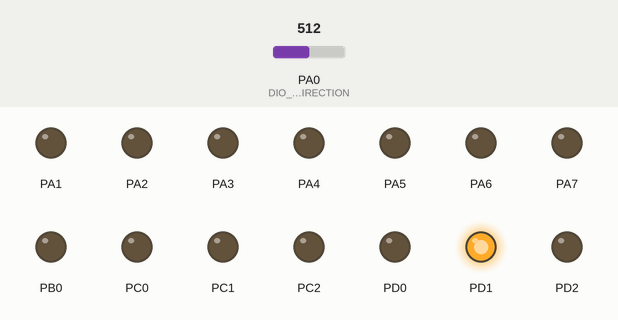
Simulated run of this program. Board: ATmega32, built with avr-gcc and emulated at 1 MHz. On the bench: output pins drawn as LEDs (lit = HIGH). The test bench sets the inputs (shaded band); at power-on: PA0 (DIO_u8PIN_0_DIRECTION) = 512.

Above: at 1.2 s.
1.3 s: PA0 (DIO_u8PIN_0_DIRECTION) set to 603
2.8 s: PA0 (DIO_u8PIN_0_DIRECTION) set to 633
At 3.4 s:
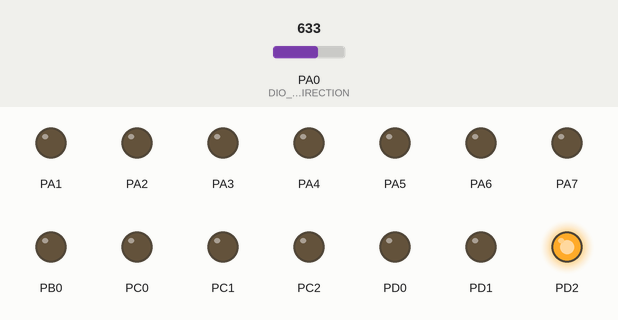
4.3 s: PA0 (DIO_u8PIN_0_DIRECTION) set to 122
At 4.6 s:
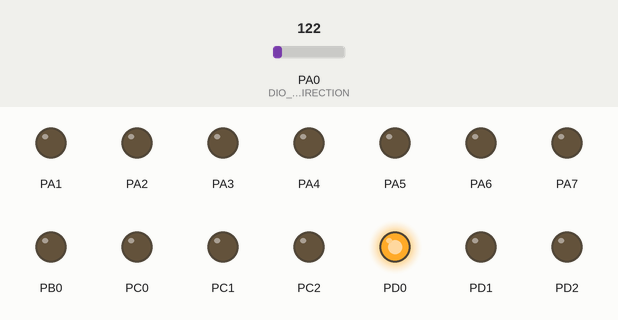
5.8 s: PA0 (DIO_u8PIN_0_DIRECTION) set to 195
7.3 s: PA0 (DIO_u8PIN_0_DIRECTION) set to 218
At 8.1 s:
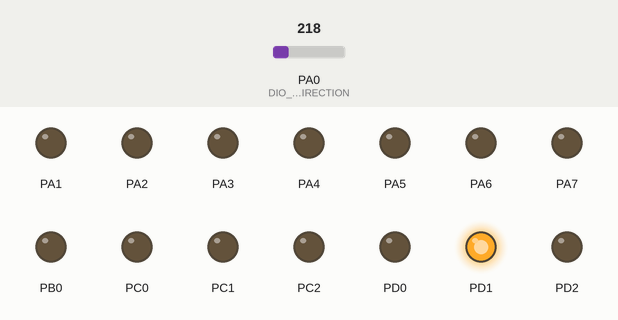
8.8 s: PA0 (DIO_u8PIN_0_DIRECTION) set to 101
At 9.2 s:
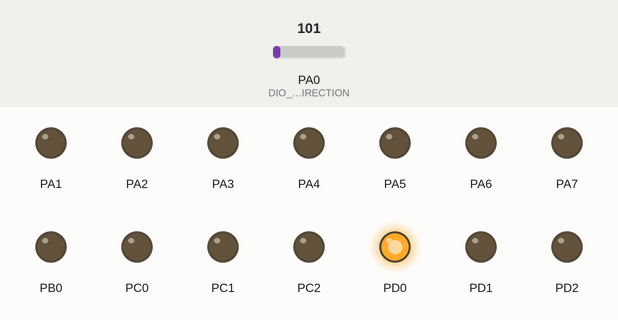
Timing chart, 0 to 11.3 s (numbered marks = the images above; inputs shaded):
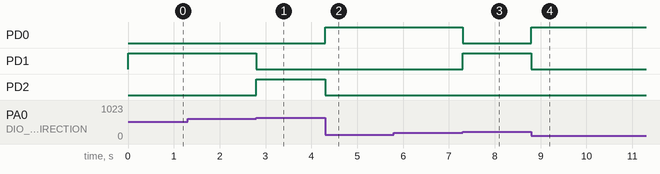

The program:

main.c
```c
/*
 * main.c
 *
 *  Created on: Mar 9, 2017
 *      Author: Russel
 */
#include "std_types.h"
#include "utils.h"
#include "DIO_Interface.h"
#include "DIO_Private.h"
#include "ADC_interface.h"
#include "ADC_private.h"
#include "delay_ms.h"
#define LED_ZERO 1
#define LED_ONE 3
#define RESISTANCE 300


u8 LDR_u8Value(pu8 LDR_pu8CopyResValue)
{

u8 Local_u8Temp,Local_u8ADC_Value;

ADC_u8ReadADC_Value(ZERO,&Local_u8ADC_Value);
Local_u8Temp=(((VREF-Local_u8ADC_Value)*RESISTANCE)/Local_u8ADC_Value);
*LDR_pu8CopyResValue=Local_u8Temp;
/*
 * The Equation for the LDR_Resistance
 * http://www.petervis.com/electronics%20guides/calculators/LDR/LDR.html
 * */

}


void main (void)
{

u8 MAIN_u8LocalADC_Analog_Value=ZERO;
DIO_voidInitialize();
ADC_u8Init();
while (TRUE)
{
ADC_u8ReadADC_Value(ZERO,&MAIN_u8LocalADC_Analog_Value);
if (MAIN_u8LocalADC_Analog_Value < 1)
{

	DIO_u8SetPinValue(PIN_24,DIO_HIGH);
	DIO_u8SetPinValue(PIN_25,DIO_LOW);
	DIO_u8SetPinValue(PIN_26,DIO_LOW);
}
else if (MAIN_u8LocalADC_Analog_Value >=1 && MAIN_u8LocalADC_Analog_Value<3)
{
	DIO_u8SetPinValue(PIN_24,DIO_LOW);
	DIO_u8SetPinValue(PIN_25,DIO_HIGH);
	DIO_u8SetPinValue(PIN_26,DIO_LOW);

}
else
{
	DIO_u8SetPinValue(PIN_24,DIO_LOW);
	DIO_u8SetPinValue(PIN_25,DIO_LOW);
	DIO_u8SetPinValue(PIN_26,DIO_HIGH);

}

}


return ;
}
```

ADC_interface.h
```c
/*
 * ADC_interface.h
 *
 *  Created on: Mar 8, 2017
 *      Author: Russel
 */

#ifndef ADC_INTERFACE_H_
#define ADC_INTERFACE_H_

#define ADC_CHANNEL_LIMITATION 0x07

#define VREF 5
#define RESOLUTION 256

u8 ADC_u8Init(void);
u8 ADC_u8ReadADC_Value(u8 ADC_u8Channel,pu8 ADC_pu8CopyReturnValue);
#endif /* ADC_INTERFACE_H_ */
```

ADC_prog.c
```c
/*
 * ADC_prog.c
 *
 *  Created on: Mar 8, 2017
 *      Author: Russel
 */
#include "std_types.h"
#include "utils.h"
#include "DIO_Interface.h"
#include "DIO_Private.h"
#include "ADC_interface.h"
#include "ADC_config.h"
#include "ADC_private.h"
u8 ADC_u8Init(void)
{

ADMUX|=ADC_REGISTER_VALUE(REFS1_STATUS,REFS0_STATUS,
				ADLAR_STATUS,MUX4_STATUS,MUX3_STATUS,MUX2_STATUS,MUX1_STATUS,MUX0_STATUS);
ADCSRA|=ADC_REGISTER_VALUE(ADEN_STATUS,ADSC_STATUS,ADATE_STATUS, ADIF_STATUS,
				ADIE_STATUS, ADPS2_STATUS, ADPS1_STATUS, ADPS0_STATUS);

//SREG|=(GLOBAL_INTERRUPT_STATUS<<GLOBAL_INTERRUPT);


	return OK;

}

u8 ADC_u8ReadADC_Value(u8 ADC_u8CopyChannel,pu8 ADC_pu8CopyReturnValue)
{
	u8 Local_u8Temp=ZERO;
	//Start `Conversion
	setBit(ADCSRA,ADSC);

	//check on the End of conversion flag
	while(getBit(ADCSRA,ADIF) == 0){}
	//clear the conversion flag by writing one on it
	clrBit(ADCSRA,ADIF);
	Local_u8Temp|=ADCH;
	Local_u8Temp=((Local_u8Temp*VREF*FIXED_POINT)/RESOLUTION);
    *ADC_pu8CopyReturnValue=Local_u8Temp;
return OK;
}
```

delay_ms.c
```c
/*
 * Delay.c
 *
 *  Created on: Dec 13, 2016
 *      Author: Russel
 */
#include "delay_ms.h"

void delay_ms(u32 delay_Value){
u32 counter;
while (delay_Value)
{
	//112 is the right one

	for (counter=MIN_FOR_NOP;counter<MAX__FOR_NOP;counter++)
	{
		asm ("nop");

	}

delay_Value--;
}


}
```

delay_ms.h
```c
/*
 * Delay.h
 *
 *  Created on: Dec 13, 2016
 *      Author: Russel
 */

#ifndef DELAY_MS_H_
#define DELAY_MS_H_
#include "std_types.h"
#define MIN_FOR_NOP 0
#define MAX__FOR_NOP 111

void delay_ms(u32 delay_Value);

#endif /* DELAY_MS_H_ */
```

utils.h
```c
#pragma once
#define setLow  0x0f
#define clrLow  0xf0
#define setHigh 0xf0
#define clrHigh 0x0f
#define shiftNibbleOffset 4
#define maskValueLow 0x0f
#define maskValueHigh 0xf0
#define setBit(Reg,bitNum) Reg|=(1<<bitNum)
#define clrBit(Reg,bitNum) Reg&=~(1<<bitNum)
#define toggleBit(Reg,bitNum) Reg^=(1<<bitNum)
#define getBit(Reg,bitNum)    ((Reg>>bitNum)&1)
#define setNibbleLow(Reg)   Reg|=(setLow)
#define clrNibbleLow(Reg)	Reg&=(clrLow)
#define toggleNibbleLow(Reg) Reg^=(setLow)
#define getNibbleLow(Reg)	(Reg & setLow)
#define assignNibbleLow(Reg,value) Reg=((value & maskValueLow) | (Reg & clrLow))    //still

#define setNibbleHigh(Reg) Reg|=(setHigh)
#define clrNibbleHigh(Reg) Reg&= (clrHigh)
#define toggleNibbleHigh(Reg) Reg^=(setHigh)
#define getNibbleHigh(Reg) ((Reg & setHigh) >> shiftNibbleOffset)
#define assignNibbleHigh(Reg,value) Reg=(((value) << (shiftNibbleOffset) | ((Reg) & (clrHigh)))			//still
```

ADC_config.h
```c
/*
 * ADC_config.h
 *
 *  Created on: Mar 8, 2017
 *      Author: Russel
 */

#ifndef ADC_CONFIG_H_
#define ADC_CONFIG_H_


/*
 * ADC Multiplexer Selection Register
 * */

#define REFS1_STATUS DISABLED
#define REFS0_STATUS ENABLED
#define ADLAR_STATUS ENABLED
#define MUX4_STATUS  DISABLED
#define MUX3_STATUS  DISABLED
#define MUX2_STATUS  DISABLED
#define MUX1_STATUS  DISABLED
#define MUX0_STATUS  DISABLED


/*
 * ADC Control and Status Register A
 * */

#define ADEN_STATUS   ENABLED
#define ADSC_STATUS   DISABLED
#define ADATE_STATUS DISABLED
#define ADIF_STATUS    DISABLED
#define ADIE_STATUS    DISABLED
#define ADPS2_STATUS DISABLED
#define ADPS1_STATUS DISABLED
#define ADPS0_STATUS DISABLED


#define FIXED_POINT 1

#define GLOBAL_INTERRUPT_STATUS    ENABLED


#endif /* ADC_CONFIG_H_ */
```

ADC_private.h
```c
/*
 * ADC_private.h
 *
 *  Created on: Mar 8, 2017
 *      Author: Russel
 */

#ifndef ADC_PRIVATE_H_
#define ADC_PRIVATE_H_

#define ENABLED 1
#define DISABLED 0

#define VREF 5
#define RESOLUTION 256

#define ACSR (*((volatile u8 *)0x28))
#define ADCH (*((volatile u8 *)0x25))
#define ADCL (*((volatile u8 *)0x24))


/*****************************************************/
/*
 * ADC Multiplexer Selection Register
 * */
#define ADMUX (*((volatile u8 *)0x27))
/*
 * Reference Selection Bits:-
 * choose the reference voltage :-
 * 0 0 : AREF,Internal Vref turned off
 * 0 1 : AVCC with external capacitor at AREF pin
 * 1 0 : Reserved
 * 1 1 : Internal 2.56V Voltage Reference with external capacitor at AREF pin
 *
 **/
#define REFS1 7
#define REFS0 6
/*
 * ADC Left Adjust Result :-
 * 1 : Left Adjust ADC
 * 0: Right Adjust ADC
 * */
#define ADLAR 5
/*
 * 4:0 (Analog Channel and Gain Selection Bits
 * choosing the channels from ADC0 : ADC7
 * 2^5=32 different conditions
 */
#define MUX4 4
#define MUX3 3
#define MUX2 2
#define MUX1 1
#define MUX0 0

/*******************************************************/

/*
 * ADC Control and Status Register A
 * */


#define ADCSRA (*((volatile u8 *)0x26))

/*
 *  ADC Enable
 *  */
#define ADEN   7
/*
 * SDC Start Conversion
 */
#define ADSC   6
/*
 * ADC Auto Trigger Enable
 */
#define ADATE 5
/*
 * ADC Interrupt Flag
 */
#define ADIF    4
/*
 * ADC Interrupt Enable
 */
#define ADIE    3
/*
 * 2:0(ADC Prescaler Select Bits)
 * Division Factor
 *
 * 0 0 0 :  2
 * 0 0 1 :  2
 * 0 1 0 :  4
 * 0 1 1 :  8
 * 1 0 0 : 16
 * 1 0 1 : 32
 * 1 1 0 : 64
 * 1 1 1 : 128
 */
#define ADPS2 2
#define ADPS1 1
#define ADPS0 0

/**************************************************************/
/*
 * Special Function I/O Register
 */
#define SFIOR (*((volatile u8 *)0x50))

/* 7:5(ADC Auto Trigger Source)
 *  Whenever ADATE is set to ‘1’, these bits determine the trigger source for ADC conversion.
 *  There are 8 possible trigger sources.
 */

#define ADTS2 7
#define ADTS1 6
#define ADTS0 5

#define SREG (*((u8 *)0x5F)) // GLOBAL INTERRUPT
#define GLOBAL_INTERRUPT                   7


#define ADC_REGISTER_VALUE(V0,V1,V2,V3,V4,V5,V6,V7) ADC_REGISTER_INIT_VALUE(V0,V1,V2,V3,V4,V5,V6,V7)
#define ADC_REGISTER_INIT_VALUE(V0,V1,V2,V3,V4,V5,V6,V7) 0b##V0##V1##V2##V3##V4##V5##V6##V7

#endif /* ADC_PRIVATE_H_ */
```

DIO_Config.h
```c
/*
 * Initializing.h
 *
 *  Created on: Dec 13, 2016
 *      Author: Russel
 *      Version : 2
 */

#ifndef DIO_CONFIG_H_
#define DIO_CONFIG_H_
/*
#define DIO_INPUT 0 //DIO_INPUT VALUE
#define DIO_OUTPUT 1 // DIO_OUTPUT VALUE

#define DIO_LOW 0
#define DIO_HIGH 1
*/

/****************************
 * DIRECTION  FOR PORTS  *
 * **************************/


#define DIO_u8PIN_0_DIRECTION DIO_INPUT
#define DIO_u8PIN_1_DIRECTION DIO_OUTPUT
#define DIO_u8PIN_2_DIRECTION DIO_OUTPUT
#define DIO_u8PIN_3_DIRECTION DIO_OUTPUT
#define DIO_u8PIN_4_DIRECTION DIO_OUTPUT
#define DIO_u8PIN_5_DIRECTION DIO_OUTPUT
#define DIO_u8PIN_6_DIRECTION DIO_OUTPUT
#define DIO_u8PIN_7_DIRECTION DIO_OUTPUT

#define DIO_u8PIN_8_DIRECTION  DIO_OUTPUT
#define DIO_u8PIN_9_DIRECTION  DIO_INPUT
#define DIO_u8PIN_10_DIRECTION DIO_INPUT
#define DIO_u8PIN_11_DIRECTION DIO_INPUT
#define DIO_u8PIN_12_DIRECTION DIO_INPUT
#define DIO_u8PIN_13_DIRECTION DIO_INPUT
#define DIO_u8PIN_14_DIRECTION DIO_INPUT
#define DIO_u8PIN_15_DIRECTION DIO_INPUT


#define DIO_u8PIN_16_DIRECTION DIO_OUTPUT
#define DIO_u8PIN_17_DIRECTION DIO_OUTPUT
#define DIO_u8PIN_18_DIRECTION DIO_OUTPUT
#define DIO_u8PIN_19_DIRECTION DIO_OUTPUT
#define DIO_u8PIN_20_DIRECTION DIO_OUTPUT
#define DIO_u8PIN_21_DIRECTION DIO_OUTPUT
#define DIO_u8PIN_22_DIRECTION DIO_OUTPUT
#define DIO_u8PIN_23_DIRECTION DIO_OUTPUT


#define DIO_u8PIN_24_DIRECTION DIO_OUTPUT
#define DIO_u8PIN_25_DIRECTION DIO_OUTPUT
#define DIO_u8PIN_26_DIRECTION DIO_OUTPUT
#define DIO_u8PIN_27_DIRECTION DIO_OUTPUT
#define DIO_u8PIN_28_DIRECTION DIO_OUTPUT
#define DIO_u8PIN_29_DIRECTION DIO_OUTPUT
#define DIO_u8PIN_30_DIRECTION DIO_OUTPUT
#define DIO_u8PIN_31_DIRECTION DIO_OUTPUT

/****************************
 * INITIAL VALUES FOR PORTS *
 * **************************/


//PORT A INITIAL VALUES
#define DIO_u8PIN_0_INITIAL DIO_LOW
#define DIO_u8PIN_1_INITIAL DIO_LOW
#define DIO_u8PIN_2_INITIAL DIO_LOW
#define DIO_u8PIN_3_INITIAL DIO_LOW
#define DIO_u8PIN_4_INITIAL DIO_LOW
#define DIO_u8PIN_5_INITIAL DIO_LOW
#define DIO_u8PIN_6_INITIAL DIO_LOW
#define DIO_u8PIN_7_INITIAL DIO_LOW


//PORT B INITIAL VALUES
#define DIO_u8PIN_8_INITIAL  DIO_LOW
#define DIO_u8PIN_9_INITIAL  DIO_LOW
#define DIO_u8PIN_10_INITIAL DIO_LOW
#define DIO_u8PIN_11_INITIAL DIO_LOW
#define DIO_u8PIN_12_INITIAL DIO_LOW
#define DIO_u8PIN_13_INITIAL DIO_LOW
#define DIO_u8PIN_14_INITIAL DIO_LOW
#define DIO_u8PIN_15_INITIAL DIO_LOW


//PORT C INITIAL VALUES
#define DIO_u8PIN_16_INITIAL DIO_LOW
#define DIO_u8PIN_17_INITIAL DIO_LOW
#define DIO_u8PIN_18_INITIAL DIO_LOW
#define DIO_u8PIN_19_INITIAL DIO_LOW
#define DIO_u8PIN_20_INITIAL DIO_LOW
#define DIO_u8PIN_21_INITIAL DIO_LOW
#define DIO_u8PIN_22_INITIAL DIO_LOW
#define DIO_u8PIN_23_INITIAL DIO_LOW

//PORT D INITIAL VALUES
#define DIO_u8PIN_24_INITIAL DIO_LOW
#define DIO_u8PIN_25_INITIAL DIO_LOW
#define DIO_u8PIN_26_INITIAL DIO_LOW
#define DIO_u8PIN_27_INITIAL DIO_LOW
#define DIO_u8PIN_28_INITIAL DIO_LOW
#define DIO_u8PIN_29_INITIAL DIO_LOW
#define DIO_u8PIN_30_INITIAL DIO_LOW
#define DIO_u8PIN_31_INITIAL DIO_LOW


#endif /* DIO_CONFIG_H_ */
```

DIO_Interface.h
```c
/*
 * DIO_Interface.h
 *
 *  Created on: Dec 21, 2016
 *      Author: Russel
 *      Version : 2
 *
 */

#ifndef DIO_INTERFACE_H_
#define DIO_INTERFACE_H_


void DIO_voidInitialize(void);

/* **************************************************************************************************************
 *																												*
 * "DIO_u8SetPortDirection"																					    *
 *   																											*
 * 		-FUNCTION RESPOSIBLE FOR SETTING THE DIRECTION OF A SPECIFIC DATA DIRECTION REGISTER 					*
 * 	TAKES:																										*
 * 		-IT TAKES THE ADDRESS OF THE REQUIRED DATA DIRECTION REGISTER 											*
 * 		-IT TAKES THE DIRECTION THAT WE WANT TO ASSIGN TO THE PREVIOUS DDR										*
 * 	RETURNS:																									*
 * 		-IT RETURNS AN INDICATION OF THE SUCCESS OF THE OPERATION 												*
 * 			-IF THE OPERATION PERFORMED SUCCESSFULLY IT WILL RETURN VALUE OF '0'								*
 * 			-IF THE OPERATION HAD ANY TROUBLE FOR ANY REASON IT WILL RETURN VALUE OF '1'						*
 * 																												*
 * 	NOTE **:-																									*
 * 		IT IS PREFERED TO CHECK THE VALUE OF THE INDICATOR BEFORE PROCEEDING IN YOUR CODE						*
 * 																												*
 * 																												*
 * **************************************************************************************************************/
u8 DIO_u8SetPortDirection(pu8 Copy_pu8DDR , u8 Copy_u8Direction);


/* **************************************************************************************************************
 *																												*
 * "DIO_u8SetPinDirection"																					    *
 *   																											*
 * 		-FUNCTION RESPOSIBLE FOR SETTING THE DIRECTION OF A SPECIFIC PIN IN A  SPECIFIC DATA DIRECTION REGISTER *
 * 	TAKES:																										*
 * 		-IT TAKES THE ADDRESS OF THE REQUIRED DATA DIRECTION REGISTER											*
 * 		-IT TAKES THE NUMBER OF THE PIN THAT WE WANT TO SET ITS DIRECTION										*
 * 		-IT TAKES THE DIRECTION THAT WE WANT TO ASSIGN TO THE PREVIOUS PIN 										*
 * 	RETURNS:																									*
 * 		-IT RETURNS AN INDICATION OF THE SUCCESS OF THE OPERATION 												*
 * 			-IF THE OPERATION PERFORMED SUCCESSFULLY IT WILL RETURN VALUE OF '0'								*
 * 			-IF THE OPERATION HAD ANY TROUBLE FOR ANY REASON IT WILL RETURN VALUE OF '1'						*
 * 																												*
 * 	NOTE **:-																									*
 * 		IT IS PREFERED TO CHECK THE VALUE OF THE INDICATOR BEFORE PROCEEDING IN YOUR CODE						*
 * 																												*
 * 																												*
 * **************************************************************************************************************/
u8 DIO_u8SetPinDirection(u8 Copy_u8PinNumber , u8 Copy_u8Direction);

/* **************************************************************************************************************
 *																												*
 * "DIO_u8SetPortValue"																						    *
 *   																											*
 * 		-FUNCTION RESPOSIBLE FOR SETTING THE VALUE OF A SPECIFIC PORT REGISTER									*
 * 	TAKES:																										*
 * 		-IT TAKES THE NAME OF THE REQUIRED PORT REGISTER														*
 * 		-IT TAKES THE VALUE THAT WE WANT TO ASSIGN TO THE PREVIOUS PORT REGISTER  								*
 * 	RETURNS:																									*
 * 		-IT RETURNS AN INDICATION OF THE SUCCESS OF THE OPERATION 												*
 * 			-IF THE OPERATION PERFORMED SUCCESSFULLY IT WILL RETURN VALUE OF '0'								*
 * 			-IF THE OPERATION HAD ANY TROUBLE FOR ANY REASON IT WILL RETURN VALUE OF '1'						*
 * 																												*
 * 	NOTE **:-																									*
 * 		IT IS PREFERED TO CHECK THE VALUE OF THE INDICATOR BEFORE PROCEEDING IN YOUR CODE						*
 * 																												*
 * 																												*
 * **************************************************************************************************************/
u8 DIO_u8SetPortValue(pu8 Copy_pu8PortName , u8 Copy_u8PortValue);

/* **************************************************************************************************************
 *																												*
 * "DIO_u8SetPinValue"																						    *
 *   																											*
 * 		-FUNCTION RESPOSIBLE FOR SETTING THE VALUE OF A SPECIFIC PIN IN A SPECIFIC PORT REGISTER				*
 * 	TAKES:																										*
 * 		-IT TAKES THE NAME OF THE REQUIRED PORT REGISTER														*
 * 		-IT TAKES THE NUMBER OF THE REQUIRED PIN																*
 * 		-IT TAKES THE VALUE THAT WE WANT TO ASSIGN TO THE PREVIOUS PIN 											*
 * 	RETURNS:																									*
 * 		-IT RETURNS AN INDICATION OF THE SUCCESS OF THE OPERATION 												*
 * 			-IF THE OPERATION PERFORMED SUCCESSFULLY IT WILL RETURN VALUE OF '0'								*
 * 			-IF THE OPERATION HAD ANY TROUBLE FOR ANY REASON IT WILL RETURN VALUE OF '1'						*
 * 																												*
 * 	NOTE **:-																									*
 * 		IT IS PREFERED TO CHECK THE VALUE OF THE INDICATOR BEFORE PROCEEDING IN YOUR CODE						*
 * 																												*
 * 																												*
 * **************************************************************************************************************/
u8 DIO_u8SetPinValue(u8 Copy_u8PinNumber,u8 Copy_u8PinValue);

/* **************************************************************************************************************
 *																												*
 * "DIO_u8GetPortValue"																						    *
 *   																											*
 * 		-FUNCTION RESPOSIBLE FOR GETTING THE VALUE OF A SPECIFIC PIN REGISTER									*
 * 	TAKES:																										*
 * 		-IT TAKES THE NAME OF THE REQUIRED PIN REGISTER															*
 * 		-IT TAKES A POINT TO RETURN THE VALUE OF THE PORT WITHIN IT 											*
 * 	RETURNS:																									*
 * 		-IT RETURNS THE CORRESPONDING VALUE OF THE REQUIRED PIN REGISTER IN YOUR CODE							*
 * 	 		-IT RETURNS AN INDICATION OF THE SUCCESS OF THE OPERATION 											*
 * 			-IF THE OPERATION PERFORMED SUCCESSFULLY IT WILL RETURN VALUE OF '0'								*
 * 			-IF THE OPERATION HAD ANY TROUBLE FOR ANY REASON IT WILL RETURN VALUE OF '1'						*
 																									        	*
 * 																												*
 * 																												*
 * **************************************************************************************************************/
u8 DIO_u8GetPortValue(u8 Copy_u8PortName,pu8 Copy_pu8ReturnedValue);

/* **************************************************************************************************************
 *																												*
 * "DIO_u8GetPinValue"																						    *
 *   																											*
 * 		-FUNCTION RESPOSIBLE FOR GETTING THE VALUE OF A SPECIFIC PIN IN A SPECIFIC PINREGISTER					*
 * 	TAKES:																										*
 * 		-IT TAKES THE NUMBER OF THE REQUIRED PIN																*
 * 		-IT TAKES POINTER TO RETURN THE VALUE OF THE REQUIRED PIN INTO IT 										*
 * 	RETURNS:																									*
 * 		-IT RETURNS THE CORRESPONDING VALUE OF THE REQUIRED PIN													*
 * 		-IT RETURNS INDICATOR FOR THE STATUS OF THE OPERATION													*
 * 			-IF THE OPERATION PERFORMED SUCCESSFULLY IT WILL RETURN  VALUE OF '0'								*
 * 			-IF THE OPERATION HAD ANY TROUBLE FOR ANY REASON IT WILL RETURN VALUE OF '1'						*
 * 																												*
 * 	NOTE **:-																									*
 * 		IT IS PREFERED TO CHECK THE VALUE OF THE VALUE BEFORE PROCEEDING IN YOUR CODE							*
 * 																												*
 * 																												*
 * **************************************************************************************************************/
u8 DIO_u8GetPinValue(u8 Copy_u8PinNumber,pu8 Copy_pu8ReturnedValue);


#endif /* DIO_INTERFACE_H_ */
```

Source omitted: DIO_Private.h (6862 bytes), DIO_Prog.c (17345 bytes), std_types.h (785 bytes)

Measured:
- the behaviour switches between 615 and 616 on PA0 (DIO_u8PIN_0_DIRECTION) (found by bisection; images 0 and 1)
- the behaviour switches between 207 and 208 on PA0 (DIO_u8PIN_0_DIRECTION) (found by bisection; images 2 and 3)
- after the input at 1.3 s, every drawn part: stays the same
- after the input at 2.8 s, PD1: HIGH → LOW at once; PD2: LOW → HIGH at once
- after the input at 4.3 s, PD0: LOW → HIGH at once; PD2: HIGH → LOW at once
- after the input at 5.8 s, every drawn part: stays the same
- after the input at 7.3 s, PD0: HIGH → LOW at once; PD1: LOW → HIGH at once
- after the input at 8.8 s, PD0: LOW → HIGH at once; PD1: HIGH → LOW at once
